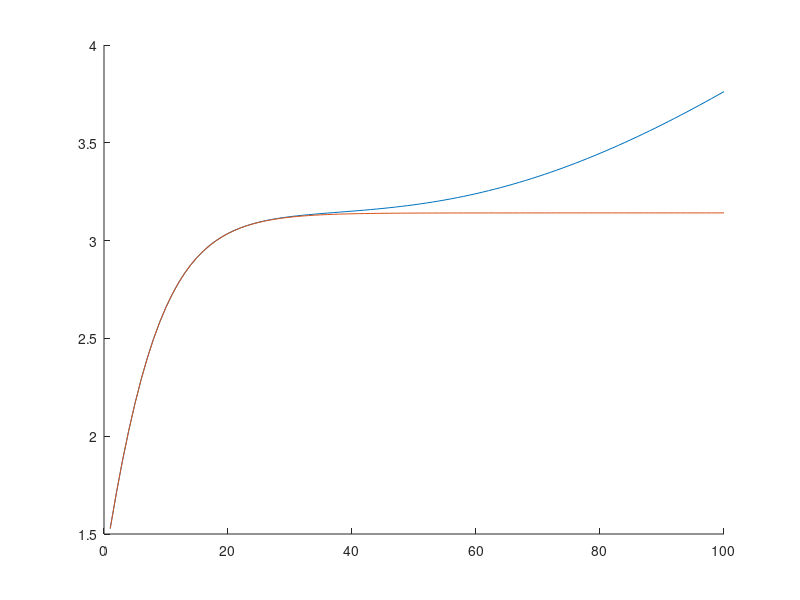

Write MATLAB code to recreate this figure. (Note: this script raises an error after producing the figure.)
N = 100;
rp=(1:N);
argument =0.0792*rp+0.4521;
A1=1;
A2=1/3;
A3=2/15;
A4=17/315;
A5=62/2835;
for i = 1:N
    sin(i) = argument(i) + ((argument(i).^3)/6) + ((argument(i).^5)/120) + ((argument(i).^7)/5040)+ ((argument(i).^9)/factorial(9));
    cos(i) = 1 + ((argument(i).^2)/factorial(2)) + ((argument(i).^4)/factorial(4)) + ((argument(i).^6)/factorial(6))+ ((argument(i).^8)/factorial(8));
   
    model(i) = pi * tanh(argument(i));
   
    line(i)=A1*argument(i)-A2*argument(i)^3+A3*argument(i)^5-A4*argument(i)^7+A5*argument(i)^9;
    target(i) = pi * line(i);
    sincos(i) = pi * sin(i)/cos(i);
end
figure
hold on;
plot(sincos);
plot(model);
[a,b,c,d] = Tables(N);
pigraph(1:N) = pi;
plot(pigraph);
plot(b);
legend({'sincos','model', 'pi', 'table'},'FontSize',12)